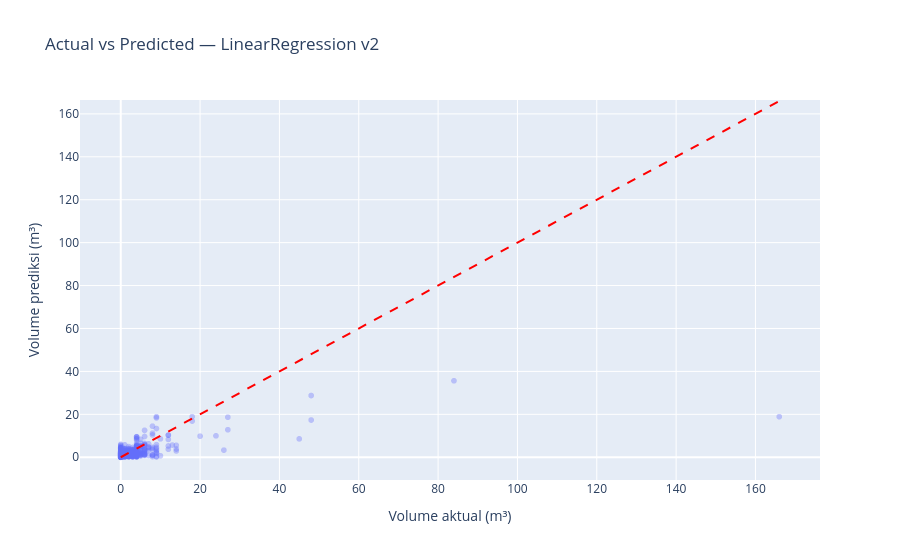
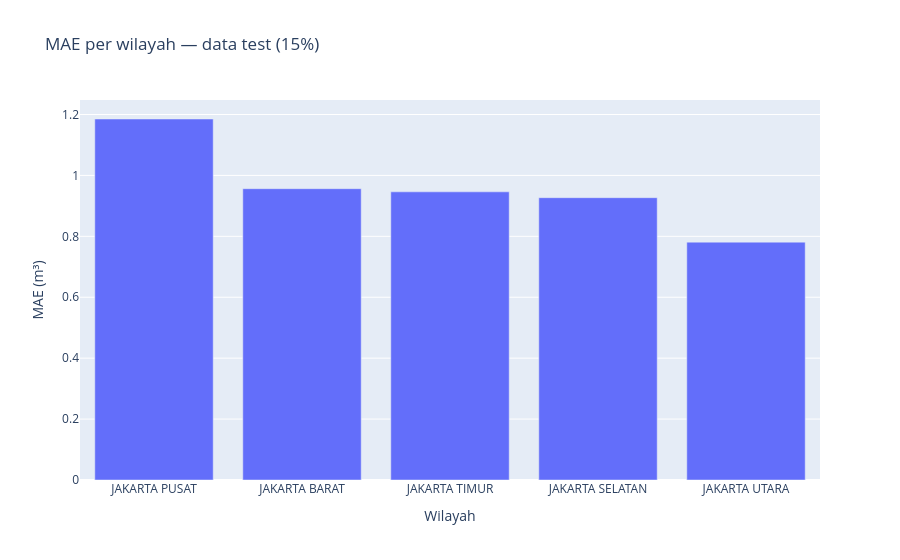
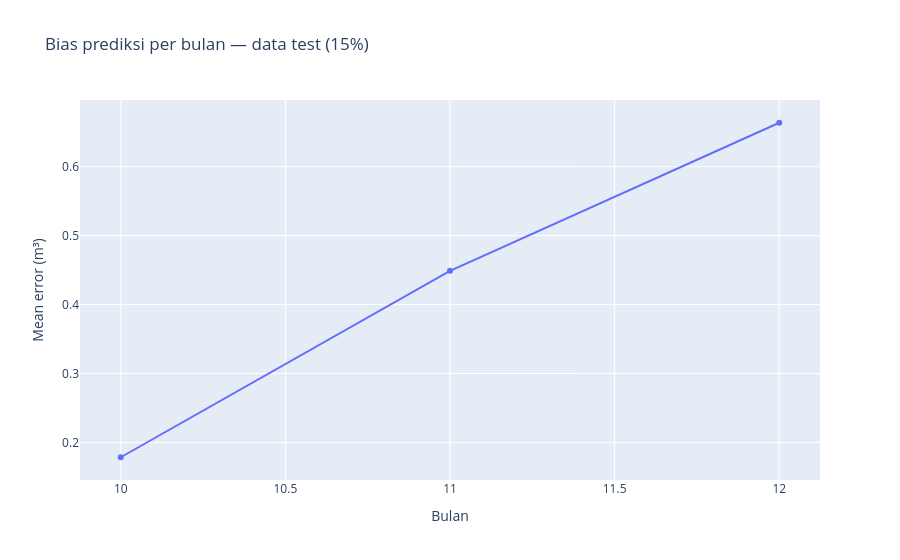

Notebook source saved alongside these figures, in order:
### Markdown cell above
### 8.2 Visualisasi sampel & ekspor figure

### Code cell
def simpan_figure(fig, nama_dasar: str) -> None:
    """Simpan figure Plotly ke HTML dan JSON di FIGURES_DIR lalu tampilkan."""
    fig.write_html(str(FIGURES_DIR / f"{nama_dasar}.html"))
    fig.write_json(str(FIGURES_DIR / f"{nama_dasar}.json"))
    fig.show()


FIGURES_DIR.mkdir(parents=True, exist_ok=True)

fraksi = min(1.0, SAMPEL_VISUALISASI / max(n_test_dinilai, 1))
sampel = (
    pred_test.select(TARGET, "prediction")
    .sample(False, fraksi, seed=SEED)
    .limit(SAMPEL_VISUALISASI)
    .toPandas()
)

if not sampel.empty:
    batas = float(max(sampel[TARGET].max(), sampel["prediction"].max()))
    fig_scatter = px.scatter(
        sampel,
        x=TARGET,
        y="prediction",
        opacity=0.35,
        title=(
            "Actual vs Predicted — "
            f"{info_terbaik['model_name']} {info_terbaik['versi_fitur']}"
        ),
        labels={
            TARGET: "Volume aktual (m³)",
            "prediction": "Volume prediksi (m³)",
        },
    )
    fig_scatter.add_shape(
        type="line",
        x0=0,
        y0=0,
        x1=batas,
        y1=batas,
        line=dict(color="red", dash="dash"),
    )
    simpan_figure(fig_scatter, "step6_actual_vs_predicted")

fig_wilayah = px.bar(
    error_wilayah.toPandas(),
    x="wilayah",
    y="mae",
    title="MAE per wilayah — data test (15%)",
    labels={"mae": "MAE (m³)", "wilayah": "Wilayah"},
)
simpan_figure(fig_wilayah, "step6_mae_per_wilayah")

fig_bulan = px.line(
    error_bulan.toPandas(),
    x="bulan",
    y="bias",
    markers=True,
    title="Bias prediksi per bulan — data test (15%)",
    labels={"bias": "Mean error (m³)", "bulan": "Bulan"},
)
simpan_figure(fig_bulan, "step6_bias_per_bulan")

### Figure 1 — Plotly figure (JSON) as saved in the notebook; plotly's stock layout.template omitted (floating-point values rounded to 4 significant figures; data arrays with more than 128 entries replaced by an {"elided": "..."} marker saying what was removed)
{"data": [{"hovertemplate": "Volume aktual (m³)=%{x}<br>Volume prediksi (m³)=%{y}<extra></extra>", "legendgroup": "", "marker": {"color": "#636efa", "opacity": 0.35, "symbol": "circle"}, "mode": "markers", "name": "", "showlegend": false, "type": "scattergl", "x": {"elided": "5000 float values"}, "xaxis": "x", "y": {"elided": "5000 float values"}, "yaxis": "y"}], "layout": {"legend": {"tracegroupgap": 0}, "shapes": [{"line": {"color": "red", "dash": "dash"}, "type": "line", "x0": 0, "x1": 166, "y0": 0, "y1": 166}], "title": {"text": "Actual vs Predicted — LinearRegression v2"}, "xaxis": {"anchor": "y", "domain": [0, 1], "title": {"text": "Volume aktual (m³)"}}, "yaxis": {"anchor": "x", "domain": [0, 1], "title": {"text": "Volume prediksi (m³)"}}}}

### Figure 2 — Plotly figure (JSON) as saved in the notebook; plotly's stock layout.template omitted (floating-point values rounded to 4 significant figures)
{"data": [{"alignmentgroup": "True", "hovertemplate": "Wilayah=%{x}<br>MAE (m³)=%{y}<extra></extra>", "legendgroup": "", "marker": {"color": "#636efa", "pattern": {"shape": ""}}, "name": "", "offsetgroup": "", "orientation": "v", "showlegend": false, "textposition": "auto", "type": "bar", "x": ["JAKARTA PUSAT", "JAKARTA BARAT", "JAKARTA TIMUR", "JAKARTA SELATAN", "JAKARTA UTARA"], "xaxis": "x", "y": [1.185, 0.9564, 0.9461, 0.9269, 0.781], "yaxis": "y"}], "layout": {"barmode": "relative", "legend": {"tracegroupgap": 0}, "title": {"text": "MAE per wilayah — data test (15%)"}, "xaxis": {"anchor": "y", "domain": [0, 1], "title": {"text": "Wilayah"}}, "yaxis": {"anchor": "x", "domain": [0, 1], "title": {"text": "MAE (m³)"}}}}

### Figure 3 — Plotly figure (JSON) as saved in the notebook; plotly's stock layout.template omitted (floating-point values rounded to 4 significant figures)
{"data": [{"hovertemplate": "Bulan=%{x}<br>Mean error (m³)=%{y}<extra></extra>", "legendgroup": "", "line": {"color": "#636efa", "dash": "solid"}, "marker": {"symbol": "circle"}, "mode": "lines+markers", "name": "", "orientation": "v", "showlegend": false, "type": "scatter", "x": [10, 11, 12], "xaxis": "x", "y": [0.1786, 0.449, 0.6637], "yaxis": "y"}], "layout": {"legend": {"tracegroupgap": 0}, "title": {"text": "Bias prediksi per bulan — data test (15%)"}, "xaxis": {"anchor": "y", "domain": [0, 1], "title": {"text": "Bulan"}}, "yaxis": {"anchor": "x", "domain": [0, 1], "title": {"text": "Mean error (m³)"}}}}
